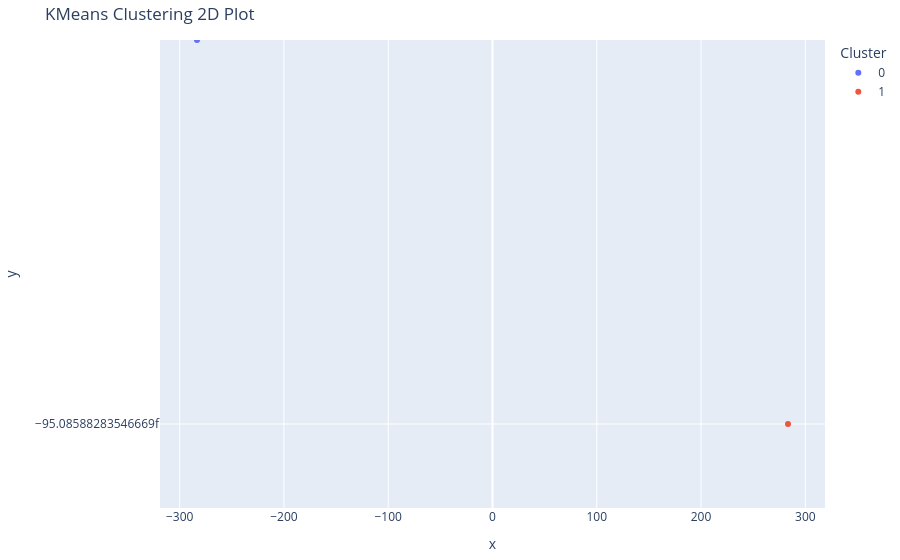
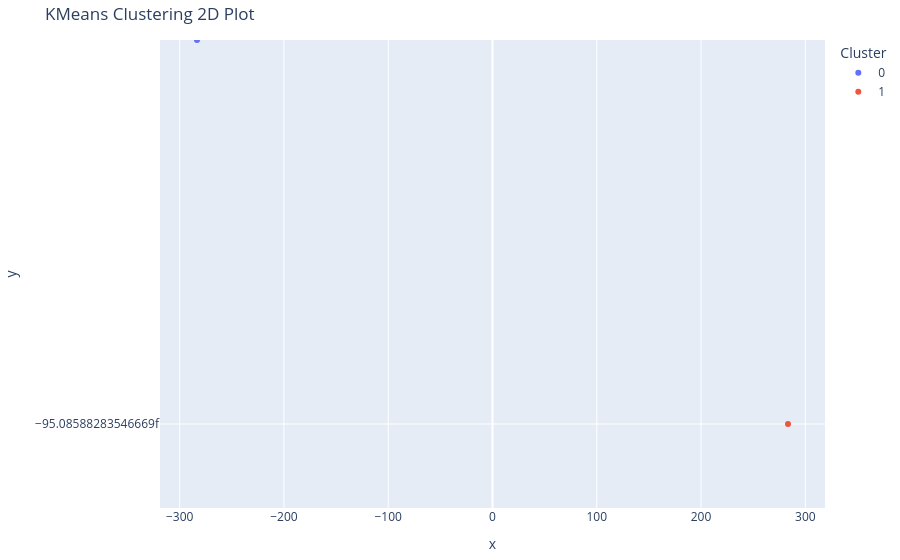

Notebook source saved alongside these figures, in order:
### Code cell
kmeans.plot_2d(show=True)

### Figure 1 — Plotly figure (JSON) as saved in the notebook; plotly's stock layout.template omitted (floating-point values rounded to 4 significant figures)
{"data": [{"hovertemplate": "<b>%{hovertext}</b><br><br>Cluster=0<br>x=%{x}<br>y=%{y}<extra></extra>", "hovertext": ["The Pirate"], "legendgroup": "0", "marker": {"color": "#636efa", "symbol": "circle"}, "mode": "markers", "name": "0", "orientation": "v", "showlegend": true, "type": "scatter", "x": [-283.4], "xaxis": "x", "y": [-9.509e-14], "yaxis": "y"}, {"hovertemplate": "<b>%{hovertext}</b><br><br>Cluster=1<br>x=%{x}<br>y=%{y}<extra></extra>", "hovertext": ["Rip Van Winkle"], "legendgroup": "1", "marker": {"color": "#EF553B", "symbol": "circle"}, "mode": "markers", "name": "1", "orientation": "v", "showlegend": true, "type": "scatter", "x": [283.4], "xaxis": "x", "y": [-9.509e-14], "yaxis": "y"}], "layout": {"legend": {"title": {"text": "Cluster"}, "tracegroupgap": 0}, "margin": {"b": 10, "l": 12, "r": 10, "t": 40}, "title": {"text": "KMeans Clustering 2D Plot"}, "xaxis": {"anchor": "y", "domain": [0, 1], "title": {"text": "x"}}, "yaxis": {"anchor": "x", "domain": [0, 1], "title": {"text": "y"}}}}

### Figure 2 — Plotly figure (JSON) as saved in the notebook; plotly's stock layout.template omitted (floating-point values rounded to 4 significant figures)
{"data": [{"hovertemplate": "<b>%{hovertext}</b><br><br>Cluster=0<br>x=%{x}<br>y=%{y}<extra></extra>", "hovertext": ["The Pirate"], "legendgroup": "0", "marker": {"color": "#636efa", "symbol": "circle"}, "mode": "markers", "name": "0", "orientation": "v", "showlegend": true, "type": "scatter", "x": [-283.4], "xaxis": "x", "y": [-9.509e-14], "yaxis": "y"}, {"hovertemplate": "<b>%{hovertext}</b><br><br>Cluster=1<br>x=%{x}<br>y=%{y}<extra></extra>", "hovertext": ["Rip Van Winkle"], "legendgroup": "1", "marker": {"color": "#EF553B", "symbol": "circle"}, "mode": "markers", "name": "1", "orientation": "v", "showlegend": true, "type": "scatter", "x": [283.4], "xaxis": "x", "y": [-9.509e-14], "yaxis": "y"}], "layout": {"legend": {"title": {"text": "Cluster"}, "tracegroupgap": 0}, "margin": {"b": 10, "l": 12, "r": 10, "t": 40}, "title": {"text": "KMeans Clustering 2D Plot"}, "xaxis": {"anchor": "y", "domain": [0, 1], "title": {"text": "x"}}, "yaxis": {"anchor": "x", "domain": [0, 1], "title": {"text": "y"}}}}
